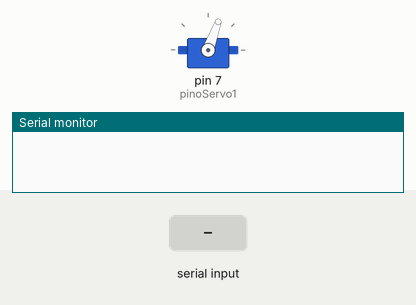
Recording of a sketch running on a simulated Arduino Uno, built with avr-gcc and run on an emulated ATmega328P. Parts: servo, the last lines printed to the serial monitor. The test bench sets the inputs (shaded band).

Above: at 4.1 s.
4.2 s: "1" received over Serial
At 4.9 s:
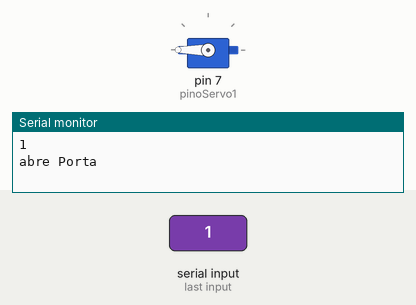
5.7 s: "2" received over Serial
At 9.5 s:
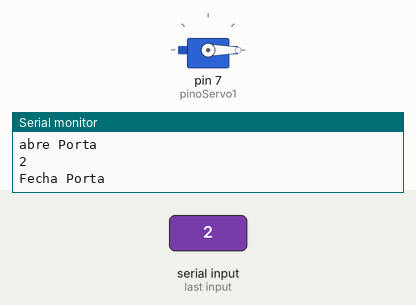
Timing chart, 0 to 14.4 s (numbered marks = the images above; inputs shaded):
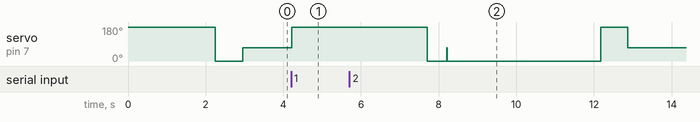

Measured:
- after the input at 4.2 s, servo on pin 7 (pinoServo1): 70° → 180° at once

The sketch:

ServoMotorHackeado_Tranca_abre_fecha_serial.ino
```cpp
  #include <Servo.h>// inclui biblioteca de manipulação de servos motores.
  Servo motor1;
  int pinoServo1 = 7;
  int flagPorta = 2;


  String cmd = "";

  void setup(){ //configurações
    Serial.begin(9600);


    motor1.attach(pinoServo1);
    motor1.write(180); //aqui o motor irá "fechar"
    delay(2250);
    motor1.write(0); //aqui o motor irá "abrir"
    delay(700);
    motor1.write(70); //aqui o motor irá "parar"

  }
  void loop(){ //principal
  /////// RECEBE SERIAL //-----------------------------------------------------------------------------------------------------------

  if(Serial.available() > 0) // serial pc
  {
    while(Serial.available() > 0)
    {
      cmd += char(Serial.read());
      delay(10);
    }
    Serial.println(cmd);
  }


  if (cmd.length() >0) {

    if(cmd == "1"){ abrePorta();}
    if(cmd == "2"){ fechaPorta();}
    //if(cmd == "3"){   flagPorta = 0 ; servo2(3);}

    cmd = "";
  }

  //-----------------------------------------------------------------------------------------------------------------------------

 }


 void abrePorta()
{
  if(flagPorta != 1){
    Serial.println("abre Porta");
    motor1.write(180); //aqui o motor irá "fechar"
    delay(3500);
    motor1.write(0); //aqui o motor irá "abrir"
    delay(500);
    motor1.write(70); //aqui o motor irá "parar"
    flagPorta = 1;

  }
}

void fechaPorta()
{
  if(flagPorta != 2){
    Serial.println("Fecha Porta");
    motor1.write(0); //aqui o motor irá "fechar"
    delay(3950);
    motor1.write(180); //aqui o motor irá "abrir"
    delay(700);
    motor1.write(70); //aqui o motor irá "parar"
    flagPorta = 2;

  }
}
```
